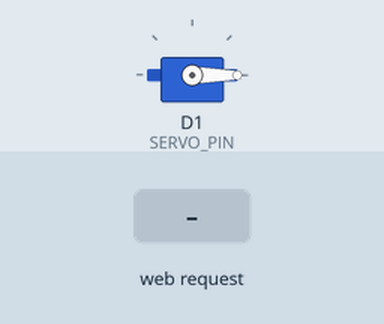
The sketch below on a simulated ESP8266 (NodeMCU). Parts: servo. The test bench sets the inputs (shaded band). WiFi joins after 1.5 s; servers stay silent unless stated; what the sketch prints to the serial monitor is not drawn.

Above: at 3.7 s.
3.8 s: HTTP request GET /servo?angle=120 received
At 4.8 s:
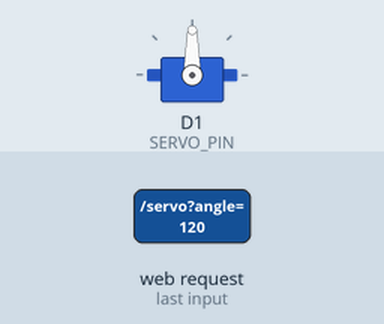
6.8 s: HTTP request GET /servo?angle=0 received
At 8.3 s:
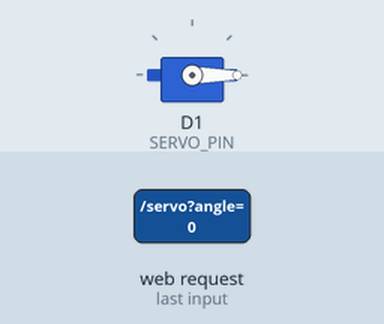
Timing chart, 0 to 9.8 s (numbered marks = the images above; inputs shaded):
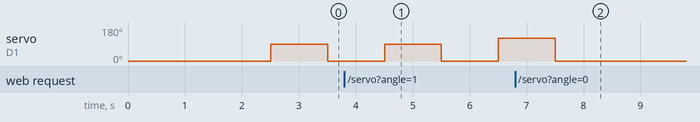

Measured:
- after the input at 6.8 s, servo on D1 (SERVO_PIN): goes on until 7.5 s, then stays 0°

The sketch:

servo-ndda.ino
```cpp
#include <ESP8266WiFi.h>
#include <ESP8266WebServer.h>
#include <Servo.h>
#include <DHT.h>

String ip = "";
const char* ssid = "PhongTro1_5G";
const char* password = "mythien123";

ESP8266WebServer server(80);

#define DHTType DHT11
#define DHT11Pin D5

DHT dht(DHT11Pin, DHTType);

const int SERVO_PIN = D1;
Servo myServo;

enum ServoState {
  MOVING_TO_TARGET,
  MOVING_TO_ZERO,
  IDLE
};

volatile int targetAngle = 90;
volatile int newTargetAngle = targetAngle;
volatile bool newAngleReceived = false;
volatile ServoState servoState = IDLE;
unsigned long lastMoveTime = 0;
const unsigned long moveInterval = 1000;

// Giao diện web
const char MAIN_page[] PROGMEM = R"=====(
<!DOCTYPE html>
<html lang="vi">
<head>
  <meta charset="utf-8">
  <title>Servo & DHT</title>
  <style>
    body {
      background-color: #1a1a1a;
      color: #ffffff;
      font-family: 'Segoe UI', sans-serif;
      display: flex;
      flex-direction: column;
      align-items: center;
      padding: 30px;
    }

    h1 {
      color: #E76F51;
      margin-bottom: 30px;
    }

    label {
      font-size: 1.2em;
      margin-bottom: 5px;
    }

    input[type=number] {
      font-size: 1.5em;
      padding: 10px;
      width: 120px;
      text-align: center;
      border: 2px solid #E76F51;
      border-radius: 8px;
      background-color: #2c2c2c;
      color: #ffffff;
      outline: none;
      margin-bottom: 20px;
      transition: border 0.3s;
    }

    input[type=number]:focus {
      border-color: #F4A261;
    }

    #dht {
      font-size: 1.4em;
      background-color: #2c2c2c;
      padding: 15px 25px;
      border-radius: 10px;
      border: 2px solid #E76F51;
      margin-top: 20px;
      box-shadow: 0 0 10px rgba(231, 111, 81, 0.5);
    }

    .footer {
      margin-top: 40px;
      font-size: 0.9em;
      color: #888;
    }
  </style>
</head>
<body>
  <h1>Điều Khiển Servo & DHT</h1>

  <label for="angleInput">Nhập góc quay (0 - 180):</label><br>
  <input type="number" id="angleInput" value="90" min="0" max="180"><br>

  <div id="dht">Đang đọc DHT...</div>

  <div class="footer">ESP8266 Web Control | Màu cam gạch + đen</div>

  <script>
    function getAngle() {
      let val = parseInt(document.getElementById('angleInput').value);
      if (isNaN(val) || val < 0) val = 0;
      if (val > 180) val = 180;
      return val;
    }

    document.getElementById('angleInput').addEventListener('keydown', function(event) {
      if (event.key === 'Enter') {
        let angle = getAngle();
        fetch("/servo?angle=" + angle)
          .then(res => res.text())
          .then(data => alert(data));
      }
    });

    function fetchGas() {
      fetch("/dht")
        .then(res => res.json())
        .then(data => {
          console.log(data);
          document.getElementById('dht').innerText =
            "Nhiệt độ: " + data.temp + ", Độ ẩm: " + data.humid;
        });
    }

    setInterval(fetchGas, 1000);
    fetchJoystick();
  </script>
</body>
</html>
)=====";

void handleRoot() {
  server.send_P(200, "text/html", MAIN_page);
}

void handleDht() {
  float temp = dht.readTemperature();
  float hum = dht.readHumidity();

  if (isnan(temp) || isnan(hum)) {
    server.send(500, "text/plain", "Lỗi đọc cảm biến");
    return;
  }

  String json = "{\"temp\":" + String(temp) + ",\"humid\":" + String(hum) + "}";
  server.send(200, "application/json", json);
}

void handleServo() {
  if (!server.hasArg("angle")) {
    server.send(400, "text/plain", "Thiếu góc");
    return;
  }
  int angle = constrain(server.arg("angle").toInt(), 0, 180);
  newTargetAngle = angle;
  newAngleReceived = true;
  server.send(200, "text/plain", "Góc mới sẽ được áp dụng sau chu kỳ hiện tại: " + String(newTargetAngle));
}

void setup() {
  Serial.begin(115200);

  myServo.attach(SERVO_PIN, 544, 2400);
  myServo.write(0);
  delay(1000);

  WiFi.begin(ssid, password);
  Serial.print("Kết nối WiFi...");
  while (WiFi.status() != WL_CONNECTED) {
    delay(500);
    Serial.print(".");
  }
  Serial.println("\nKết nối thành công!");
  ip = WiFi.localIP().toString();
  Serial.print("IP: ");
  Serial.println(WiFi.localIP());

  server.on("/", handleRoot);
  server.on("/dht", handleDht);
  server.on("/servo", handleServo);
  server.begin();
  servoState = MOVING_TO_TARGET;
  dht.begin();
  Serial.println("Web server đã sẵn sàng");
}

void updateServo() {
  unsigned long currentTime = millis();

  if (currentTime - lastMoveTime >= moveInterval) {
    Serial.println("Xoay");
    lastMoveTime = currentTime;
    switch (servoState) {
      case MOVING_TO_TARGET:
        myServo.write(targetAngle);
        servoState = MOVING_TO_ZERO;
        break;

      case MOVING_TO_ZERO:
        myServo.write(0);
        servoState = MOVING_TO_TARGET;

        if (newAngleReceived) {
          targetAngle = newTargetAngle;
          newAngleReceived = false;
        }
        break;

      case IDLE:
        // Không làm gì
        break;
    }
  }
}

void loop() {
  Serial.println(ip);
  server.handleClient();
  updateServo();
}

/*
Cách lắp:
- Servo:
  + Tín hiệu -> D1
  + VCC -> Vin
  + GND -> GND

- Cảm biến DHT:
    + Digital -> D5
    + VCC -> 3.3V
    + GND -> GND
*/
```
